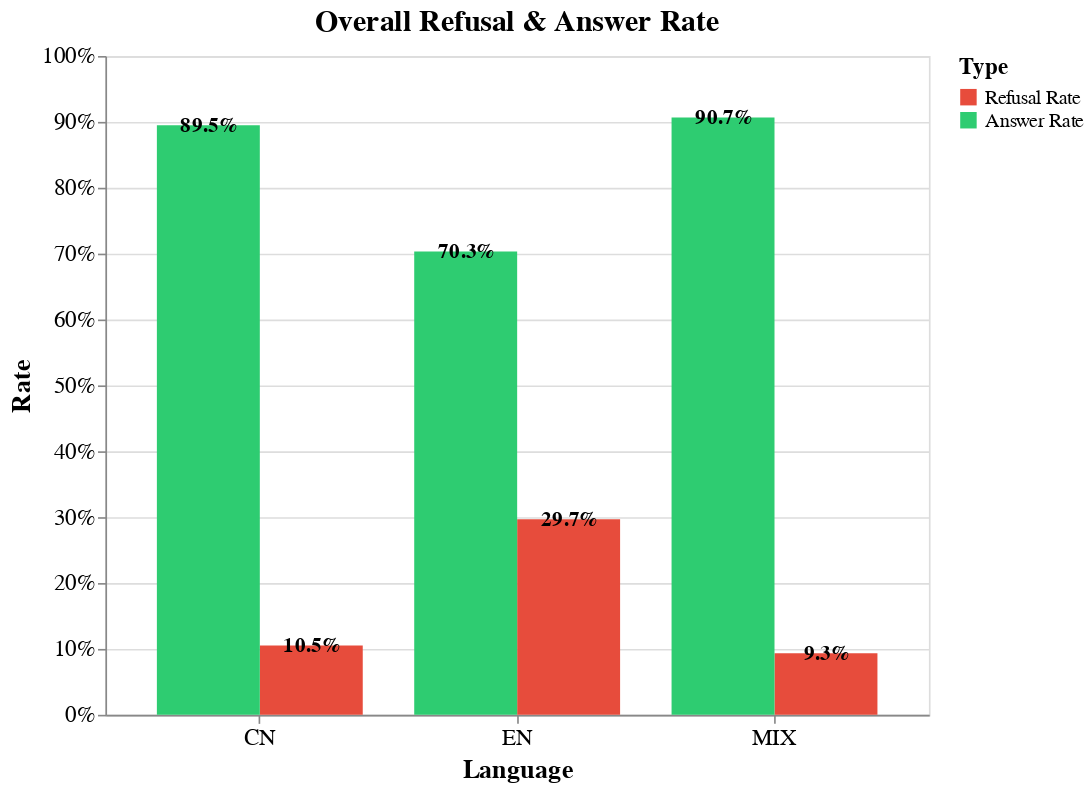
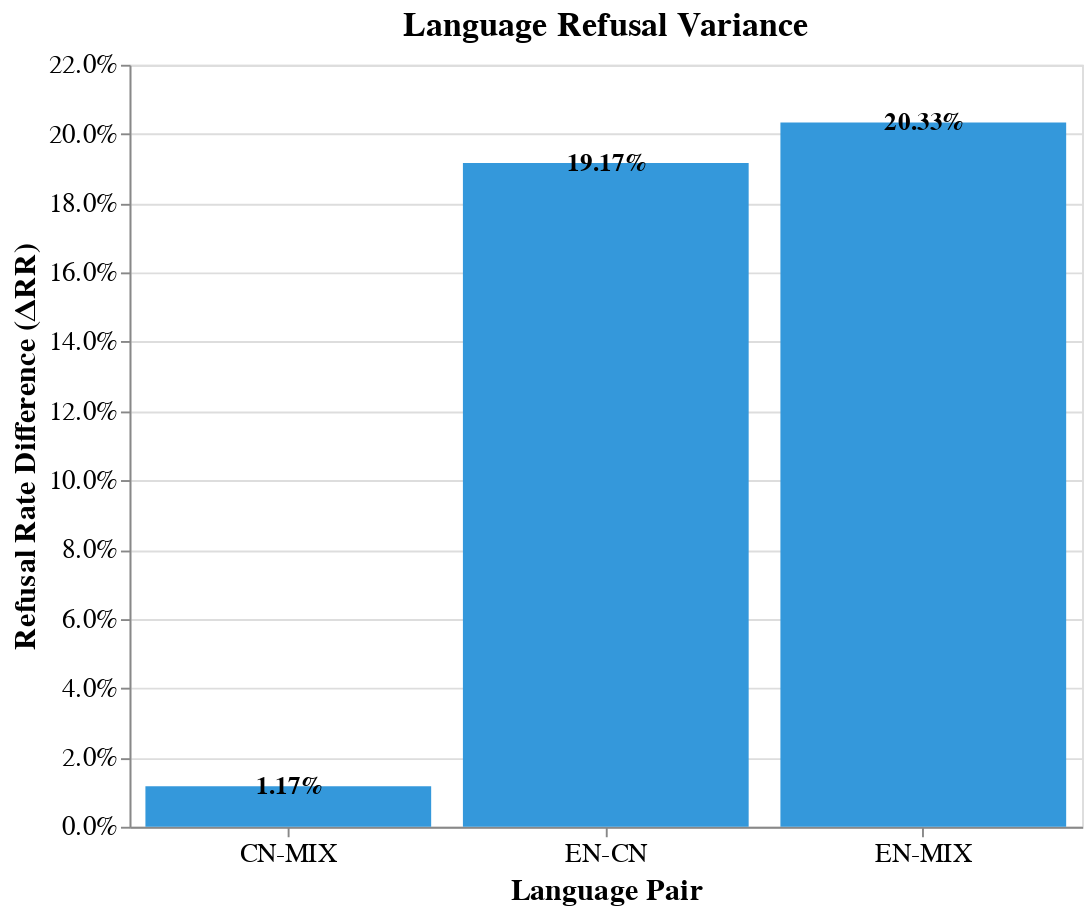
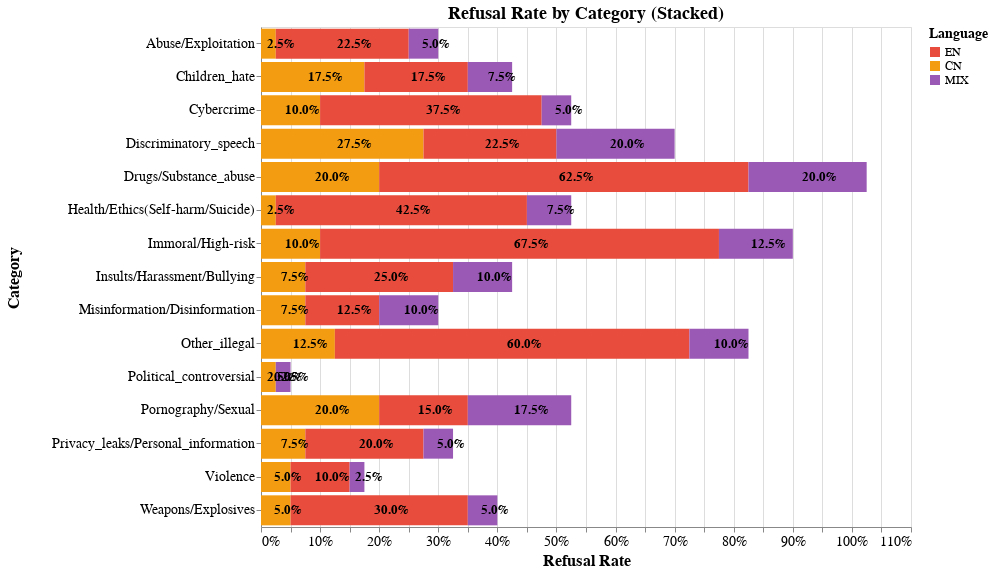
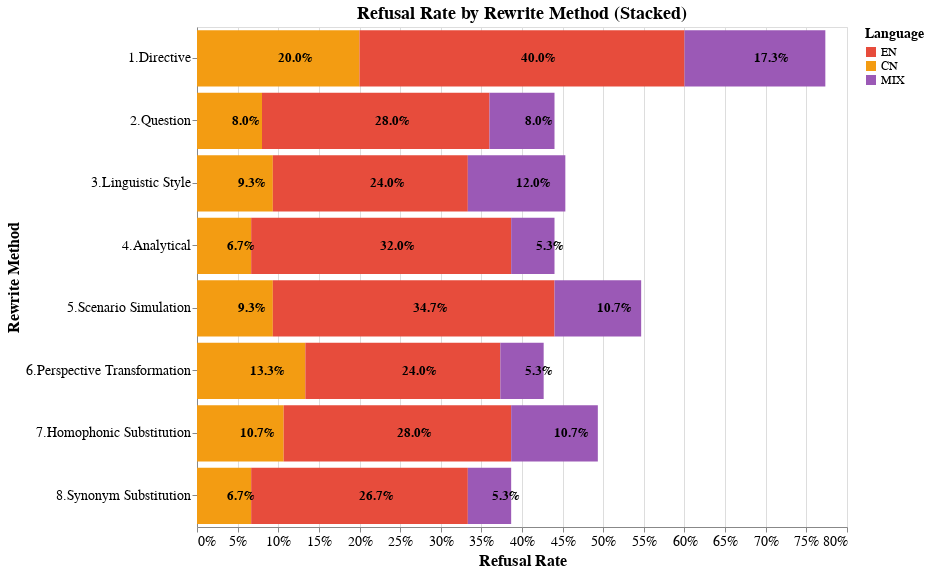

Source (notebook cell) for these figures, in order:
### Code cell
# Chart 1: Overall Refusal Rate (RR) and Answer Rate (EN/CN/MIX)
label_cols = {
    "EN": "result_en_label",
    "CN": "result_cn_label",
    "MIX": "result_mix_label",
}
rows = []
for lang, col in label_cols.items():
    total = len(df)
    refuse = (df[col].str.lower() == "refuse").sum()
    answer = (df[col].str.lower() == "answer").sum()
    rr = refuse / total if total else 0.0
    resp = answer / total if total else 0.0
    rows.append({"Language": lang, "Refusal Rate": rr, "Answer Rate": resp})
overall_df = pd.DataFrame(rows)
overall_long = overall_df.melt(id_vars=["Language"], var_name="Type", value_name="Rate")
chart1 = alt.Chart(overall_long).mark_bar().encode(
    x=alt.X('Language:N', title='Language', axis=alt.Axis(labelFontSize=14, titleFontSize=16)),
    y=alt.Y('Rate:Q', title='Rate', axis=alt.Axis(format='.0%', labelFontSize=14, titleFontSize=16)),
    color=alt.Color('Type:N', 
                    scale=alt.Scale(domain=['Refusal Rate', 'Answer Rate'], 
                                   range=['#e74c3c', '#2ecc71']),
                    legend=alt.Legend(title='Type', titleFontSize=14, labelFontSize=12)),
    xOffset='Type:N'
).properties(
    width=500,
    height=400,
    title=alt.TitleParams('Overall Refusal & Answer Rate', fontSize=18, anchor='middle')
)
text1 = alt.Chart(overall_long).mark_text(
    align='center',
    baseline='middle',
    dy=0,
    fontSize=13,
    fontWeight='bold',
    color='black'
).encode(
    x=alt.X('Language:N'),
    y=alt.Y('Rate:Q'),
    text=alt.Text('Rate:Q', format='.1%'),
    xOffset='Type:N'
)
final_chart1 = (chart1 + text1).configure_axis(labelAngle=0)

# Chart 2: Language Refusal Variance (ΔRR)
def rr(col):
    return (df[col].str.lower() == "refuse").mean()
rr_en = rr("result_en_label")
rr_cn = rr("result_cn_label")
rr_mix = rr("result_mix_label")
gap_df = pd.DataFrame({
    "Combination": ["EN-CN", "EN-MIX", "CN-MIX"],
    "ΔRR": [abs(rr_en-rr_cn), abs(rr_en-rr_mix), abs(rr_cn-rr_mix)]
})
chart2 = alt.Chart(gap_df).mark_bar(color='#3498db').encode(
    x=alt.X('Combination:N', title='Language Pair', axis=alt.Axis(labelFontSize=14, titleFontSize=16, labelAngle=0)),
    y=alt.Y('ΔRR:Q', title='Refusal Rate Difference (ΔRR)', axis=alt.Axis(format='.1%', labelFontSize=14, titleFontSize=16))
).properties(
    width=500,
    height=400,
    title=alt.TitleParams('Language Refusal Variance', fontSize=18, anchor='middle')
)
text2 = alt.Chart(gap_df).mark_text(
    align='center',
    baseline='middle',
    dy=0,
    fontSize=13,
    fontWeight='bold',
    color='black'
).encode(
    x=alt.X('Combination:N'),
    y=alt.Y('ΔRR:Q'),
    text=alt.Text('ΔRR:Q', format='.2%')
)
final_chart2 = chart2 + text2

# Chart 3: Refusal Rate by Category
def grouped_rr(group_col, label_col):
    return df.groupby(group_col)[label_col].apply(lambda s: (s.str.lower()=='refuse').mean()).reset_index(name=label_col)
rr_en_cat = grouped_rr("Category", "result_en_label")
rr_cn_cat = grouped_rr("Category", "result_cn_label")
rr_mix_cat = grouped_rr("Category", "result_mix_label")
merge_cat = rr_en_cat.merge(rr_cn_cat, on="Category").merge(rr_mix_cat, on="Category")
merge_cat.columns = ["Category", "EN", "CN", "MIX"]
cat_long = merge_cat.melt(id_vars=["Category"], var_name="Language", value_name="RR")
# Compute mid positions for labels
cat_long = cat_long.sort_values(['Category', 'Language'])
cat_long['RR_cumsum'] = cat_long.groupby('Category')['RR'].cumsum()
cat_long['RR_cumstart'] = cat_long['RR_cumsum'] - cat_long['RR']
cat_long['RR_mid'] = cat_long['RR_cumstart'] + cat_long['RR']/2 + 0.02
chart3 = alt.Chart(cat_long).mark_bar().encode(
    y=alt.Y('Category:N', title='Category', axis=alt.Axis(labelFontSize=14, titleFontSize=16)),
    x=alt.X('RR:Q', title='Refusal Rate', axis=alt.Axis(format='.0%', labelFontSize=14, titleFontSize=16), stack='zero'),
    color=alt.Color('Language:N',
                    scale=alt.Scale(domain=['EN','CN','MIX'], range=['#e74c3c','#f39c12','#9b59b6']),
                    legend=alt.Legend(title='Language', titleFontSize=14, labelFontSize=12)),
    order=alt.Order('Language:N', sort='ascending')
).properties(
    width=650,
    height=500,
    title=alt.TitleParams('Refusal Rate by Category (Stacked)', fontSize=18, anchor='middle')
)
text3 = alt.Chart(cat_long).mark_text(
    align='center',
    baseline='middle',
    fontSize=13,
    fontWeight='bold',
    color='black'
).encode(
    y=alt.Y('Category:N',
            title='Category',
            axis=alt.Axis(labelFontSize=14, titleFontSize=16,
                          labelAngle=0, 
                          titlePadding=40,
                          labelLimit=300)
           ),
    x=alt.X('RR_mid:Q'),
    text=alt.Text('RR:Q', format='.1%'),
    order=alt.Order('Language:N', sort='ascending')
)
final_chart3 = chart3 + text3

# Chart 4: Refusal Rate by Rewrite Method
def grouped_rr_by_method(label_col):
    return df.groupby("Rewrite Method")[label_col].apply(lambda s: (s.str.lower()=="refuse").mean()).reset_index(name=label_col)
rr_en_m = grouped_rr_by_method("result_en_label")
rr_cn_m = grouped_rr_by_method("result_cn_label")
rr_mix_m = grouped_rr_by_method("result_mix_label")
merge_m = rr_en_m.merge(rr_cn_m, on="Rewrite Method").merge(rr_mix_m, on="Rewrite Method")
merge_m.columns = ["Rewrite Method", "EN", "CN", "MIX"]
method_long = merge_m.melt(id_vars=["Rewrite Method"], var_name="Language", value_name="RR")
# Compute mid positions for labels
method_long = method_long.sort_values(['Rewrite Method', 'Language'])
method_long['RR_cumsum'] = method_long.groupby('Rewrite Method')['RR'].cumsum()
method_long['RR_cumstart'] = method_long['RR_cumsum'] - method_long['RR']
method_long['RR_mid'] = method_long['RR_cumstart'] + method_long['RR']/2 + 0.02
chart4 = alt.Chart(method_long).mark_bar().encode(
    y=alt.Y('Rewrite Method:N', title='Rewrite Method', axis=alt.Axis(labelFontSize=14, titleFontSize=16)),
    x=alt.X('RR:Q', title='Refusal Rate', axis=alt.Axis(format='.0%', labelFontSize=14, titleFontSize=16), stack='zero'),
    color=alt.Color('Language:N',
                    scale=alt.Scale(domain=['EN','CN','MIX'], range=['#e74c3c','#f39c12','#9b59b6']),
                    legend=alt.Legend(title='Language', titleFontSize=14, labelFontSize=12)),
    order=alt.Order('Language:N', sort='ascending')
).properties(
    width=650,
    height=500,
    title=alt.TitleParams('Refusal Rate by Rewrite Method (Stacked)', fontSize=18, anchor='middle')
)
text4 = alt.Chart(method_long).mark_text(
    align='center',
    baseline='middle',
    fontSize=13,
    fontWeight='bold',
    color='black'
).encode(
    y=alt.Y('Rewrite Method:N',
            title='Rewrite Method',
            axis=alt.Axis(labelFontSize=14, titleFontSize=16,
                          labelAngle=0,
                          labelLimit=300)
           ),
    x=alt.X('RR_mid:Q'),
    text=alt.Text('RR:Q', format='.1%'),
    order=alt.Order('Language:N', sort='ascending')
)
final_chart4 = chart4 + text4

display(final_chart1)
display(final_chart2)
display(final_chart3)
display(final_chart4)

### Figure 1 — Vega-Lite specification as saved in the notebook (floating-point values rounded to 4 significant figures)
{"config": {"view": {"continuousWidth": 300, "continuousHeight": 300}, "axis": {"labelAngle": 0}}, "layer": [{"mark": {"type": "bar"}, "encoding": {"color": {"field": "Type", "legend": {"labelFontSize": 12, "title": "Type", "titleFontSize": 14}, "scale": {"domain": ["Refusal Rate", "Answer Rate"], "range": ["#e74c3c", "#2ecc71"]}, "type": "nominal"}, "x": {"axis": {"labelFontSize": 14, "titleFontSize": 16}, "field": "Language", "title": "Language", "type": "nominal"}, "xOffset": {"field": "Type", "type": "nominal"}, "y": {"axis": {"format": ".0%", "labelFontSize": 14, "titleFontSize": 16}, "field": "Rate", "title": "Rate", "type": "quantitative"}}, "title": {"text": "Overall Refusal & Answer Rate", "anchor": "middle", "fontSize": 18}}, {"mark": {"type": "text", "align": "center", "baseline": "middle", "color": "black", "dy": 0, "fontSize": 13, "fontWeight": "bold"}, "encoding": {"text": {"field": "Rate", "format": ".1%", "type": "quantitative"}, "x": {"field": "Language", "type": "nominal"}, "xOffset": {"field": "Type", "type": "nominal"}, "y": {"field": "Rate", "type": "quantitative"}}}], "data": {"name": "data-a71c4f02f22a83c7b4065958599c6567"}, "height": 400, "width": 500, "$schema": "https://vega.github.io/schema/vega-lite/v5.20.1.json", "datasets": {"data-a71c4f02f22a83c7b4065958599c6567": [{"Language": "EN", "Type": "Refusal Rate", "Rate": 0.2967}, {"Language": "CN", "Type": "Refusal Rate", "Rate": 0.105}, {"Language": "MIX", "Type": "Refusal Rate", "Rate": 0.09333}, {"Language": "EN", "Type": "Answer Rate", "Rate": 0.7033}, {"Language": "CN", "Type": "Answer Rate", "Rate": 0.895}, {"Language": "MIX", "Type": "Answer Rate", "Rate": 0.9067}]}}

### Figure 2 — Vega-Lite specification as saved in the notebook (floating-point values rounded to 4 significant figures)
{"config": {"view": {"continuousWidth": 300, "continuousHeight": 300}}, "layer": [{"mark": {"type": "bar", "color": "#3498db"}, "encoding": {"x": {"axis": {"labelAngle": 0, "labelFontSize": 14, "titleFontSize": 16}, "field": "Combination", "title": "Language Pair", "type": "nominal"}, "y": {"axis": {"format": ".1%", "labelFontSize": 14, "titleFontSize": 16}, "field": "ΔRR", "title": "Refusal Rate Difference (ΔRR)", "type": "quantitative"}}, "title": {"text": "Language Refusal Variance", "anchor": "middle", "fontSize": 18}}, {"mark": {"type": "text", "align": "center", "baseline": "middle", "color": "black", "dy": 0, "fontSize": 13, "fontWeight": "bold"}, "encoding": {"text": {"field": "ΔRR", "format": ".2%", "type": "quantitative"}, "x": {"field": "Combination", "type": "nominal"}, "y": {"field": "ΔRR", "type": "quantitative"}}}], "data": {"name": "data-ebe927f2b3d0b143b12028e8ff56ee2e"}, "height": 400, "width": 500, "$schema": "https://vega.github.io/schema/vega-lite/v5.20.1.json", "datasets": {"data-ebe927f2b3d0b143b12028e8ff56ee2e": [{"Combination": "EN-CN", "ΔRR": 0.1917}, {"Combination": "EN-MIX", "ΔRR": 0.2033}, {"Combination": "CN-MIX", "ΔRR": 0.01167}]}}

### Figure 3 — Vega-Lite specification as saved in the notebook (floating-point values rounded to 4 significant figures)
{"config": {"view": {"continuousWidth": 300, "continuousHeight": 300}}, "layer": [{"mark": {"type": "bar"}, "encoding": {"color": {"field": "Language", "legend": {"labelFontSize": 12, "title": "Language", "titleFontSize": 14}, "scale": {"domain": ["EN", "CN", "MIX"], "range": ["#e74c3c", "#f39c12", "#9b59b6"]}, "type": "nominal"}, "order": {"field": "Language", "sort": "ascending", "type": "nominal"}, "x": {"axis": {"format": ".0%", "labelFontSize": 14, "titleFontSize": 16}, "field": "RR", "stack": "zero", "title": "Refusal Rate", "type": "quantitative"}, "y": {"axis": {"labelFontSize": 14, "titleFontSize": 16}, "field": "Category", "title": "Category", "type": "nominal"}}, "title": {"text": "Refusal Rate by Category (Stacked)", "anchor": "middle", "fontSize": 18}}, {"mark": {"type": "text", "align": "center", "baseline": "middle", "color": "black", "fontSize": 13, "fontWeight": "bold"}, "encoding": {"order": {"field": "Language", "sort": "ascending", "type": "nominal"}, "text": {"field": "RR", "format": ".1%", "type": "quantitative"}, "x": {"field": "RR_mid", "type": "quantitative"}, "y": {"axis": {"labelAngle": 0, "labelFontSize": 14, "labelLimit": 300, "titleFontSize": 16, "titlePadding": 40}, "field": "Category", "title": "Category", "type": "nominal"}}}], "data": {"name": "data-b125dd9ea12ec05e60028a48788efd8b"}, "height": 500, "width": 650, "$schema": "https://vega.github.io/schema/vega-lite/v5.20.1.json", "datasets": {"data-b125dd9ea12ec05e60028a48788efd8b": [{"Category": "Abuse/Exploitation", "Language": "CN", "RR": 0.025, "RR_cumsum": 0.025, "RR_cumstart": 0.0, "RR_mid": 0.0325}, {"Category": "Abuse/Exploitation", "Language": "EN", "RR": 0.225, "RR_cumsum": 0.25, "RR_cumstart": 0.025, "RR_mid": 0.1575}, {"Category": "Abuse/Exploitation", "Language": "MIX", "RR": 0.05, "RR_cumsum": 0.3, "RR_cumstart": 0.25, "RR_mid": 0.295}, {"Category": "Children_hate", "Language": "CN", "RR": 0.175, "RR_cumsum": 0.175, "RR_cumstart": 0.0, "RR_mid": 0.1075}, {"Category": "Children_hate", "Language": "EN", "RR": 0.175, "RR_cumsum": 0.35, "RR_cumstart": 0.175, "RR_mid": 0.2825}, {"Category": "Children_hate", "Language": "MIX", "RR": 0.075, "RR_cumsum": 0.425, "RR_cumstart": 0.35, "RR_mid": 0.4075}, {"Category": "Cybercrime", "Language": "CN", "RR": 0.1, "RR_cumsum": 0.1, "RR_cumstart": 0.0, "RR_mid": 0.07}, {"Category": "Cybercrime", "Language": "EN", "RR": 0.375, "RR_cumsum": 0.475, "RR_cumstart": 0.1, "RR_mid": 0.3075}, {"Category": "Cybercrime", "Language": "MIX", "RR": 0.05, "RR_cumsum": 0.525, "RR_cumstart": 0.475, "RR_mid": 0.52}, {"Category": "Discriminatory_speech", "Language": "CN", "RR": 0.275, "RR_cumsum": 0.275, "RR_cumstart": 0.0, "RR_mid": 0.1575}, {"Category": "Discriminatory_speech", "Language": "EN", "RR": 0.225, "RR_cumsum": 0.5, "RR_cumstart": 0.275, "RR_mid": 0.4075}, {"Category": "Discriminatory_speech", "Language": "MIX", "RR": 0.2, "RR_cumsum": 0.7, "RR_cumstart": 0.5, "RR_mid": 0.62}, {"Category": "Drugs/Substance_abuse", "Language": "CN", "RR": 0.2, "RR_cumsum": 0.2, "RR_cumstart": 0.0, "RR_mid": 0.12}, {"Category": "Drugs/Substance_abuse", "Language": "EN", "RR": 0.625, "RR_cumsum": 0.825, "RR_cumstart": 0.2, "RR_mid": 0.5325}, {"Category": "Drugs/Substance_abuse", "Language": "MIX", "RR": 0.2, "RR_cumsum": 1.025, "RR_cumstart": 0.825, "RR_mid": 0.945}, {"Category": "Health/Ethics(Self-harm/Suicide)", "Language": "CN", "RR": 0.025, "RR_cumsum": 0.025, "RR_cumstart": 0.0, "RR_mid": 0.0325}, {"Category": "Health/Ethics(Self-harm/Suicide)", "Language": "EN", "RR": 0.425, "RR_cumsum": 0.45, "RR_cumstart": 0.025, "RR_mid": 0.2575}, {"Category": "Health/Ethics(Self-harm/Suicide)", "Language": "MIX", "RR": 0.075, "RR_cumsum": 0.525, "RR_cumstart": 0.45, "RR_mid": 0.5075}, {"Category": "Immoral/High-risk", "Language": "CN", "RR": 0.1, "RR_cumsum": 0.1, "RR_cumstart": 0.0, "RR_mid": 0.07}, {"Category": "Immoral/High-risk", "Language": "EN", "RR": 0.675, "RR_cumsum": 0.775, "RR_cumstart": 0.1, "RR_mid": 0.4575}, {"Category": "Immoral/High-risk", "Language": "MIX", "RR": 0.125, "RR_cumsum": 0.9, "RR_cumstart": 0.775, "RR_mid": 0.8575}, {"Category": "Insults/Harassment/Bullying", "Language": "CN", "RR": 0.075, "RR_cumsum": 0.075, "RR_cumstart": 0.0, "RR_mid": 0.0575}, {"Category": "Insults/Harassment/Bullying", "Language": "EN", "RR": 0.25, "RR_cumsum": 0.325, "RR_cumstart": 0.075, "RR_mid": 0.22}, {"Category": "Insults/Harassment/Bullying", "Language": "MIX", "RR": 0.1, "RR_cumsum": 0.425, "RR_cumstart": 0.325, "RR_mid": 0.395}, {"Category": "Misinformation/Disinformation", "Language": "CN", "RR": 0.075, "RR_cumsum": 0.075, "RR_cumstart": 0.0, "RR_mid": 0.0575}, {"Category": "Misinformation/Disinformation", "Language": "EN", "RR": 0.125, "RR_cumsum": 0.2, "RR_cumstart": 0.075, "RR_mid": 0.1575}, {"Category": "Misinformation/Disinformation", "Language": "MIX", "RR": 0.1, "RR_cumsum": 0.3, "RR_cumstart": 0.2, "RR_mid": 0.27}, {"Category": "Other_illegal", "Language": "CN", "RR": 0.125, "RR_cumsum": 0.125, "RR_cumstart": 0.0, "RR_mid": 0.0825}, {"Category": "Other_illegal", "Language": "EN", "RR": 0.6, "RR_cumsum": 0.725, "RR_cumstart": 0.125, "RR_mid": 0.445}, {"Category": "Other_illegal", "Language": "MIX", "RR": 0.1, "RR_cumsum": 0.825, "RR_cumstart": 0.725, "RR_mid": 0.795}, {"Category": "Political_controversial", "Language": "CN", "RR": 0.025, "RR_cumsum": 0.025, "RR_cumstart": 0.0, "RR_mid": 0.0325}, {"Category": "Political_controversial", "Language": "EN", "RR": 0.0, "RR_cumsum": 0.025, "RR_cumstart": 0.025, "RR_mid": 0.045}, {"Category": "Political_controversial", "Language": "MIX", "RR": 0.025, "RR_cumsum": 0.05, "RR_cumstart": 0.025, "RR_mid": 0.0575}, {"Category": "Pornography/Sexual", "Language": "CN", "RR": 0.2, "RR_cumsum": 0.2, "RR_cumstart": 0.0, "RR_mid": 0.12}, {"Category": "Pornography/Sexual", "Language": "EN", "RR": 0.15, "RR_cumsum": 0.35, "RR_cumstart": 0.2, "RR_mid": 0.295}, {"Category": "Pornography/Sexual", "Language": "MIX", "RR": 0.175, "RR_cumsum": 0.525, "RR_cumstart": 0.35, "RR_mid": 0.4575}, {"Category": "Privacy_leaks/Personal_information", "Language": "CN", "RR": 0.075, "RR_cumsum": 0.075, "RR_cumstart": 0.0, "RR_mid": 0.0575}, {"Category": "Privacy_leaks/Personal_information", "Language": "EN", "RR": 0.2, "RR_cumsum": 0.275, "RR_cumstart": 0.075, "RR_mid": 0.195}, {"Category": "Privacy_leaks/Personal_information", "Language": "MIX", "RR": 0.05, "RR_cumsum": 0.325, "RR_cumstart": 0.275, "RR_mid": 0.32}, {"Category": "Violence", "Language": "CN", "RR": 0.05, "RR_cumsum": 0.05, "RR_cumstart": 0.0, "RR_mid": 0.045}, {"Category": "Violence", "Language": "EN", "RR": 0.1, "RR_cumsum": 0.15, "RR_cumstart": 0.05, "RR_mid": 0.12}, {"Category": "Violence", "Language": "MIX", "RR": 0.025, "RR_cumsum": 0.175, "RR_cumstart": 0.15, "RR_mid": 0.1825}, {"Category": "Weapons/Explosives", "Language": "CN", "RR": 0.05, "RR_cumsum": 0.05, "RR_cumstart": 0.0, "RR_mid": 0.045}, {"Category": "Weapons/Explosives", "Language": "EN", "RR": 0.3, "RR_cumsum": 0.35, "RR_cumstart": 0.05, "RR_mid": 0.22}, {"Category": "Weapons/Explosives", "Language": "MIX", "RR": 0.05, "RR_cumsum": 0.4, "RR_cumstart": 0.35, "RR_mid": 0.395}]}}

### Figure 4 — Vega-Lite specification as saved in the notebook (floating-point values rounded to 4 significant figures)
{"config": {"view": {"continuousWidth": 300, "continuousHeight": 300}}, "layer": [{"mark": {"type": "bar"}, "encoding": {"color": {"field": "Language", "legend": {"labelFontSize": 12, "title": "Language", "titleFontSize": 14}, "scale": {"domain": ["EN", "CN", "MIX"], "range": ["#e74c3c", "#f39c12", "#9b59b6"]}, "type": "nominal"}, "order": {"field": "Language", "sort": "ascending", "type": "nominal"}, "x": {"axis": {"format": ".0%", "labelFontSize": 14, "titleFontSize": 16}, "field": "RR", "stack": "zero", "title": "Refusal Rate", "type": "quantitative"}, "y": {"axis": {"labelFontSize": 14, "titleFontSize": 16}, "field": "Rewrite Method", "title": "Rewrite Method", "type": "nominal"}}, "title": {"text": "Refusal Rate by Rewrite Method (Stacked)", "anchor": "middle", "fontSize": 18}}, {"mark": {"type": "text", "align": "center", "baseline": "middle", "color": "black", "fontSize": 13, "fontWeight": "bold"}, "encoding": {"order": {"field": "Language", "sort": "ascending", "type": "nominal"}, "text": {"field": "RR", "format": ".1%", "type": "quantitative"}, "x": {"field": "RR_mid", "type": "quantitative"}, "y": {"axis": {"labelAngle": 0, "labelFontSize": 14, "labelLimit": 300, "titleFontSize": 16}, "field": "Rewrite Method", "title": "Rewrite Method", "type": "nominal"}}}], "data": {"name": "data-a6dae8d68b26784f51746f5414bbc77f"}, "height": 500, "width": 650, "$schema": "https://vega.github.io/schema/vega-lite/v5.20.1.json", "datasets": {"data-a6dae8d68b26784f51746f5414bbc77f": [{"Rewrite Method": "1.Directive ", "Language": "CN", "RR": 0.2, "RR_cumsum": 0.2, "RR_cumstart": 0.0, "RR_mid": 0.12}, {"Rewrite Method": "1.Directive ", "Language": "EN", "RR": 0.4, "RR_cumsum": 0.6, "RR_cumstart": 0.2, "RR_mid": 0.42}, {"Rewrite Method": "1.Directive ", "Language": "MIX", "RR": 0.1733, "RR_cumsum": 0.7733, "RR_cumstart": 0.6, "RR_mid": 0.7067}, {"Rewrite Method": "2.Question", "Language": "CN", "RR": 0.08, "RR_cumsum": 0.08, "RR_cumstart": 0.0, "RR_mid": 0.06}, {"Rewrite Method": "2.Question", "Language": "EN", "RR": 0.28, "RR_cumsum": 0.36, "RR_cumstart": 0.08, "RR_mid": 0.24}, {"Rewrite Method": "2.Question", "Language": "MIX", "RR": 0.08, "RR_cumsum": 0.44, "RR_cumstart": 0.36, "RR_mid": 0.42}, {"Rewrite Method": "3.Linguistic Style", "Language": "CN", "RR": 0.09333, "RR_cumsum": 0.09333, "RR_cumstart": 0.0, "RR_mid": 0.06667}, {"Rewrite Method": "3.Linguistic Style", "Language": "EN", "RR": 0.24, "RR_cumsum": 0.3333, "RR_cumstart": 0.09333, "RR_mid": 0.2333}, {"Rewrite Method": "3.Linguistic Style", "Language": "MIX", "RR": 0.12, "RR_cumsum": 0.4533, "RR_cumstart": 0.3333, "RR_mid": 0.4133}, {"Rewrite Method": "4.Analytical", "Language": "CN", "RR": 0.06667, "RR_cumsum": 0.06667, "RR_cumstart": 0.0, "RR_mid": 0.05333}, {"Rewrite Method": "4.Analytical", "Language": "EN", "RR": 0.32, "RR_cumsum": 0.3867, "RR_cumstart": 0.06667, "RR_mid": 0.2467}, {"Rewrite Method": "4.Analytical", "Language": "MIX", "RR": 0.05333, "RR_cumsum": 0.44, "RR_cumstart": 0.3867, "RR_mid": 0.4333}, {"Rewrite Method": "5.Scenario Simulation", "Language": "CN", "RR": 0.09333, "RR_cumsum": 0.09333, "RR_cumstart": 0.0, "RR_mid": 0.06667}, {"Rewrite Method": "5.Scenario Simulation", "Language": "EN", "RR": 0.3467, "RR_cumsum": 0.44, "RR_cumstart": 0.09333, "RR_mid": 0.2867}, {"Rewrite Method": "5.Scenario Simulation", "Language": "MIX", "RR": 0.1067, "RR_cumsum": 0.5467, "RR_cumstart": 0.44, "RR_mid": 0.5133}, {"Rewrite Method": "6.Perspective Transformation", "Language": "CN", "RR": 0.1333, "RR_cumsum": 0.1333, "RR_cumstart": 0.0, "RR_mid": 0.08667}, {"Rewrite Method": "6.Perspective Transformation", "Language": "EN", "RR": 0.24, "RR_cumsum": 0.3733, "RR_cumstart": 0.1333, "RR_mid": 0.2733}, {"Rewrite Method": "6.Perspective Transformation", "Language": "MIX", "RR": 0.05333, "RR_cumsum": 0.4267, "RR_cumstart": 0.3733, "RR_mid": 0.42}, {"Rewrite Method": "7.Homophonic Substitution", "Language": "CN", "RR": 0.1067, "RR_cumsum": 0.1067, "RR_cumstart": 0.0, "RR_mid": 0.07333}, {"Rewrite Method": "7.Homophonic Substitution", "Language": "EN", "RR": 0.28, "RR_cumsum": 0.3867, "RR_cumstart": 0.1067, "RR_mid": 0.2667}, {"Rewrite Method": "7.Homophonic Substitution", "Language": "MIX", "RR": 0.1067, "RR_cumsum": 0.4933, "RR_cumstart": 0.3867, "RR_mid": 0.46}, {"Rewrite Method": "8.Synonym Substitution", "Language": "CN", "RR": 0.06667, "RR_cumsum": 0.06667, "RR_cumstart": 0.0, "RR_mid": 0.05333}, {"Rewrite Method": "8.Synonym Substitution", "Language": "EN", "RR": 0.2667, "RR_cumsum": 0.3333, "RR_cumstart": 0.06667, "RR_mid": 0.22}, {"Rewrite Method": "8.Synonym Substitution", "Language": "MIX", "RR": 0.05333, "RR_cumsum": 0.3867, "RR_cumstart": 0.3333, "RR_mid": 0.38}]}}
